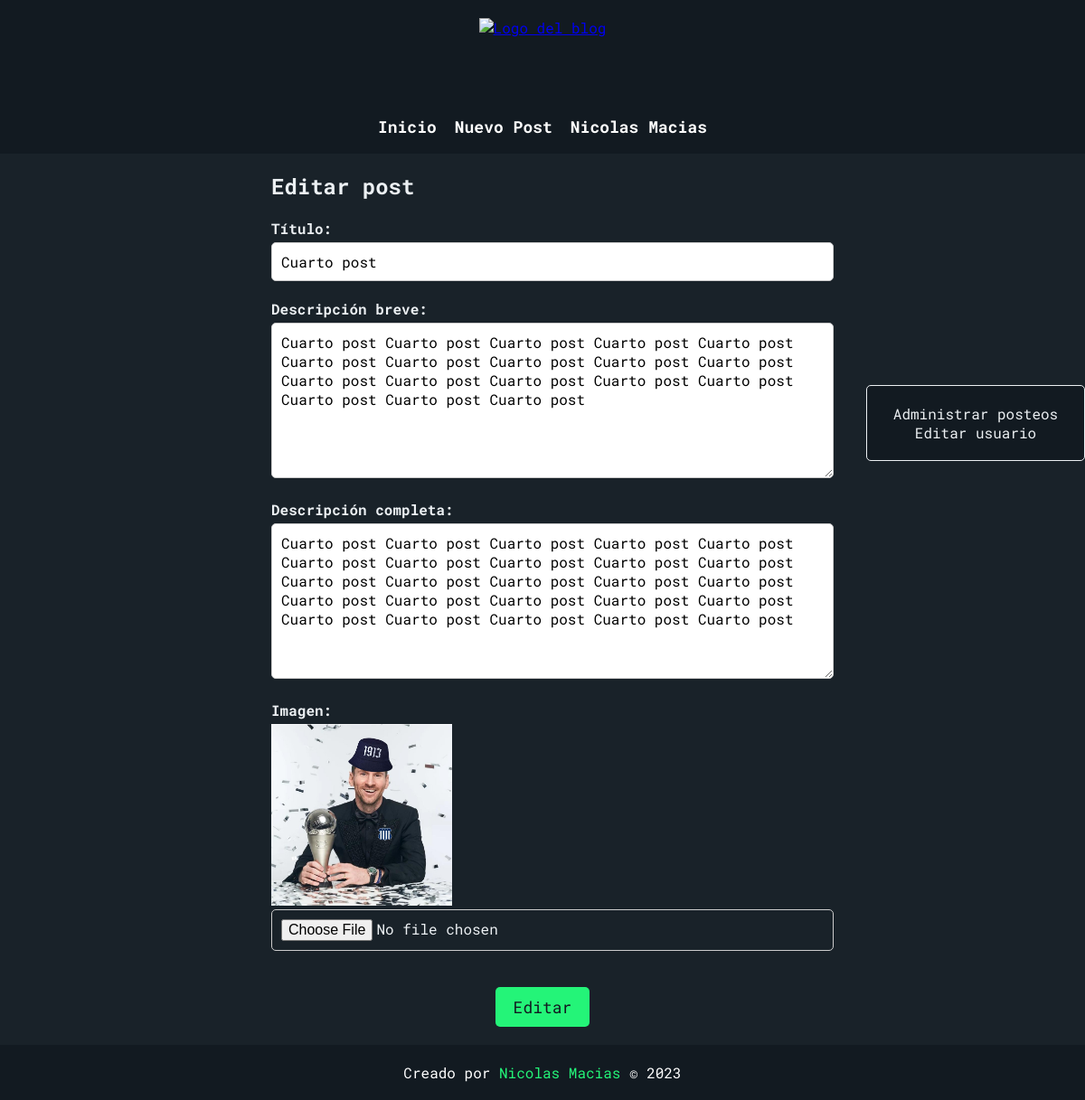
/admin/admin-editar-post.php?id=4 (signed in), run on the app's committed database.
### tables this page shows
CREATE TABLE `entrada` (
  `id` int(11) NOT NULL,
  `usuario_id` int(11) NOT NULL,
  `titulo` varchar(255) NOT NULL,
  `resumen` text NOT NULL,
  `texto` text NOT NULL,
  `imagen` varchar(255) NOT NULL,
  `fecha` datetime DEFAULT current_timestamp()
);

### admin/admin-editar-post.php (the view, shortened to what this page needs)
<?php
    require_once('conexion.php');
    $sql = 'SELECT id,titulo,resumen,texto,imagen,fecha FROM Entrada WHERE usuario_id = ? AND id = ?';
    $consulta = $conexion->prepare($sql);
    $consulta->bind_param('ii', $_SESSION['usuario_id'], $_GET['id']);
    $consulta->execute();
    $consulta->bind_result($id, $titulo, $resumen, $texto, $imagen, $fecha);
    include('components/head.php');
?>
    <section class="editar-post">
      <h2>Editar post</h2>
      <form action="control-editar-post.php?id=<?php echo $id; ?>" method="post" enctype="multipart/form-data">
        <div class="form-group">
          <label for="titulo">Título:</label>
          <input type="text" id="titulo" name="titulo" value="<?php echo $titulo; ?>" required />
        </div>
        <div class="form-group">
          <label for="resumen">Descripción breve:</label>
          <textarea
            id="resumen"
            name="resumen"
            required
          ><?php echo $resumen; ?></textarea>
        </div>
        <div class="form-group">
          <label for="texto">Descripción completa:</label>
          <textarea
            id="texto"
            name="texto"
            required
          ><?php echo $texto; ?></textarea>
        </div>
        <div class="form-group">
          <label for="image">Imagen:</label>
          <img width="200" src="../assets/imagenes/<?php echo $imagen; ?>" alt="">
          <input
            type="file"
            id="imagen"
            name="imagen"
            accept="image/*"
          />
        </div>
        <button type="submit" class="boton-postear">Editar</button>
      </form>
    </section>
    <aside class="aside-admin">
      <a href="admin-posteos.php">Administrar posteos</a><br />
      <a href="admin-usuarios.php?id=<?php echo $_SESSION['usuario_id']; ?>">Editar usuario</a>
    </aside>
<?php
    include('components/footer.php')
?>

### assets/css/style.css (style rules this page uses)
* { margin: 0; padding: 0; font-family: "Roboto Mono", monospace; }
body { background-color: #192229; }
.aside-admin { position: fixed; right: 0; top: 35%; width: 200px; background-color: #121a21; border: 1px solid #ecf0f3; border-radius: 5px; padding: 20px; text-align: center; }
.aside-admin a { text-decoration: none; color: #ecf0f3; }
.crear-post .form-group input[type="text"], textarea, input[type="file"] { width: 100%; padding: 10px; font-size: 16px; border: 1px solid #ccc; border-radius: 5px; }
.editar-post { max-width: 600px; margin: 0 auto; padding: 20px; color: #ecf0f3; }
.editar-post h2 { font-size: 24px; font-weight: bold; margin-bottom: 20px; }
.editar-post .form-group { margin-bottom: 20px; }
.editar-post label { display: block; font-weight: bold; margin-bottom: 5px; }
.editar-post input[type="text"], textarea, input[type="file"] { width: 100%; padding: 10px; font-size: 16px; border: 1px solid #ccc; border-radius: 5px; }
.editar-post textarea { height: 150px; }
.editar-post .boton-postear { display: block; margin: 40px auto 0 auto; font-size: 18px; padding: 10px 20px; background-color: #24f478; color: #121a21; border: none; border-radius: 5px; cursor: pointer; }

### data on the page
entrada: titulo "Cuarto post", resumen "Cuarto post Cuarto post Cuarto post Cuarto post Cuarto post Cuarto post Cuarto post Cuarto post Cuarto post Cuarto post Cuarto post Cuarto post Cuarto post Cuarto post Cuarto post Cuarto post Cuarto post Cuarto post", texto "Cuarto post Cuarto post Cuarto post Cuarto post Cuarto post Cuarto post Cuarto post Cuarto post Cuarto post Cuarto post Cuarto post Cuarto post Cuarto post Cuarto post Cuarto post Cuarto post Cuarto post Cuarto post Cuarto post Cuarto post Cuarto post Cuarto post Cuarto post Cuarto post Cuarto post", imagen (picture)

### other printed values
$nombre "Nicolas Macias"
